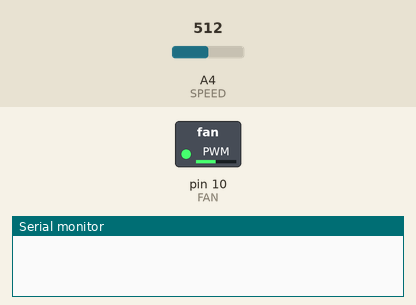
Recording of a sketch running on a simulated Arduino Uno, built with avr-gcc and run on an emulated ATmega328P. On the bench: switched loads named in the sketch (green lamp = pin HIGH), the last lines printed to the serial monitor. Inputs (shaded band) come from the test bench; at power-on: A4 (SPEED) = 512.

Above: at 0.1 s.
At 3.1 s:
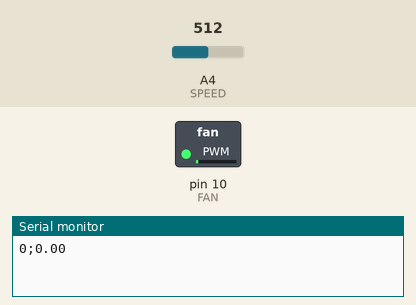
Timing chart, 0 to 40.0 s (numbered marks = the images above):
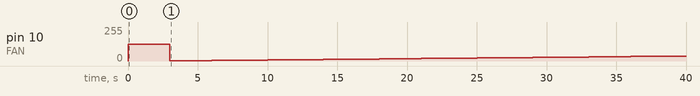

Measured:
- by itself, pin 10 (FAN): 125/255 → 1/255 at 3.0 s, → 2/255 1.0 s later, → 3/255 1.0 s later, → 4/255 1.0 s later, … (37 changes in this stretch)

The sketch:

FanSpeed.ino
```cpp
/*
 * FanSpeed: Measuring the rpm versus the pmw signal send to the fan
 */

float degree; // measured deflection of the potentiometer
float rpm;  // calculated rpm of the fan
int vel=0;  // value of the send pmw signal to the fan
unsigned long now;  // time of last measurement
unsigned short hes_count;  // counted pulses of the fan speed
unsigned short period;  // period of which the pulses were counted
bool pulse = true; // HIGH = true, LOW = false

#define FAN 10  // pin of the fan
#define SPEED A4 // pin of the fan speed reading

#define FREQ 1000 // frequencies of the measurements
// if the pulse of the speed reading from the fan is
// below this value we count it as a pulse
#define ANALOG_HIGH 500

#define FULL_PMW 255  // maximum possible pmw signal

void setup() {
  pinMode(FAN,OUTPUT);
  pinMode(SPEED,INPUT_PULLUP);
  analogWrite(FAN,125);
  Serial.begin(9600);
  delay(2000);
  now = millis();
}

void loop() {

  // counting how many times the voltages drops on the pin SPEED
  if(analogRead(SPEED)<ANALOG_HIGH && pulse) {
    hes_count++;
    pulse = false;
  }
  else  if (analogRead(SPEED)>ANALOG_HIGH && !pulse) pulse = true;

  // if the time difference from the last measurement and now is bigger than FREQ
  // we calculate the rpm and send the pmw value and the rpm to the serial
  if ( millis()-now > FREQ){
    period = millis()-now;
    rpm = hes_count/2.0/period*1000.0*60;

    Serial.print(vel);
    Serial.print(";");
    Serial.println(rpm);

    //increase velocity of the fan
    vel++;
    analogWrite(FAN,vel);

    // check if vel is bigger than 255
    if(vel==FULL_PMW) vel=0;

    //reset variables
    hes_count=0;
    now=millis();
  }
}
```
